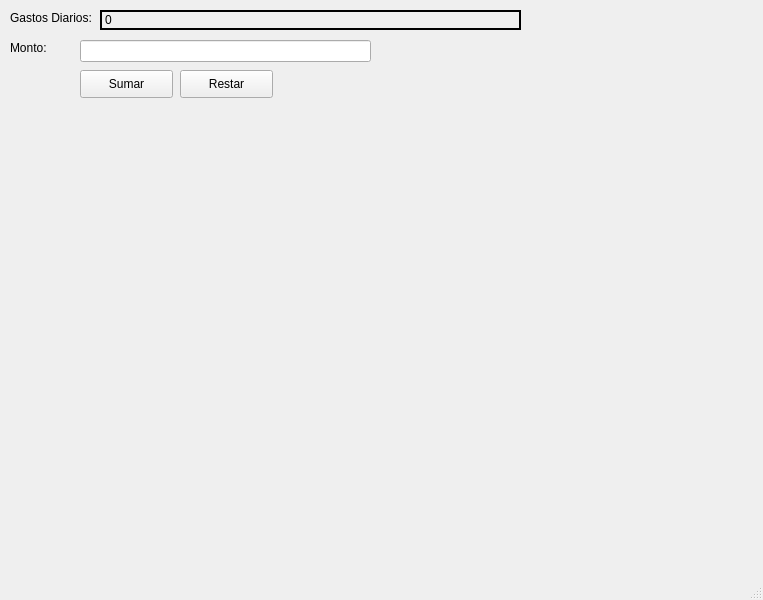
<?xml version="1.0" encoding="UTF-8"?>
<ui version="4.0">
 <class>MainWindow</class>
 <widget class="QMainWindow" name="MainWindow">
  <property name="geometry">
   <rect>
    <x>0</x>
    <y>0</y>
    <width>763</width>
    <height>600</height>
   </rect>
  </property>
  <property name="windowTitle">
   <string>MainWindow</string>
  </property>
  <widget class="QWidget" name="centralwidget">
   <widget class="QLabel" name="total">
    <property name="geometry">
     <rect>
      <x>100</x>
      <y>10</y>
      <width>421</width>
      <height>20</height>
     </rect>
    </property>
    <property name="autoFillBackground">
     <bool>false</bool>
    </property>
    <property name="frameShape">
     <enum>QFrame::Panel</enum>
    </property>
    <property name="frameShadow">
     <enum>QFrame::Plain</enum>
    </property>
    <property name="lineWidth">
     <number>2</number>
    </property>
    <property name="text">
     <string>0</string>
    </property>
   </widget>
   <widget class="QLineEdit" name="monto">
    <property name="geometry">
     <rect>
      <x>80</x>
      <y>40</y>
      <width>291</width>
      <height>22</height>
     </rect>
    </property>
   </widget>
   <widget class="QLabel" name="label_2">
    <property name="geometry">
     <rect>
      <x>10</x>
      <y>40</y>
      <width>55</width>
      <height>16</height>
     </rect>
    </property>
    <property name="text">
     <string>Monto:</string>
    </property>
   </widget>
   <widget class="QPushButton" name="sumar">
    <property name="geometry">
     <rect>
      <x>80</x>
      <y>70</y>
      <width>93</width>
      <height>28</height>
     </rect>
    </property>
    <property name="text">
     <string>Sumar</string>
    </property>
   </widget>
   <widget class="QPushButton" name="Restar">
    <property name="geometry">
     <rect>
      <x>180</x>
      <y>70</y>
      <width>93</width>
      <height>28</height>
     </rect>
    </property>
    <property name="text">
     <string>Restar</string>
    </property>
   </widget>
   <widget class="QLabel" name="label_3">
    <property name="geometry">
     <rect>
      <x>10</x>
      <y>10</y>
      <width>90</width>
      <height>16</height>
     </rect>
    </property>
    <property name="text">
     <string>Gastos Diarios:</string>
    </property>
   </widget>
  </widget>
  <widget class="QMenuBar" name="menubar">
   <property name="geometry">
    <rect>
     <x>0</x>
     <y>0</y>
     <width>763</width>
     <height>26</height>
    </rect>
   </property>
  </widget>
  <widget class="QStatusBar" name="statusbar"/>
 </widget>
 <resources/>
 <connections/>
</ui>
